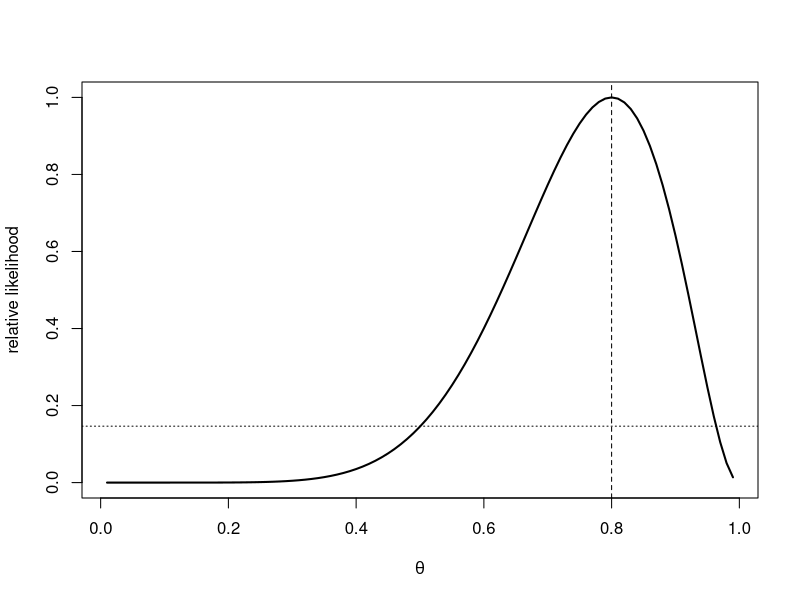
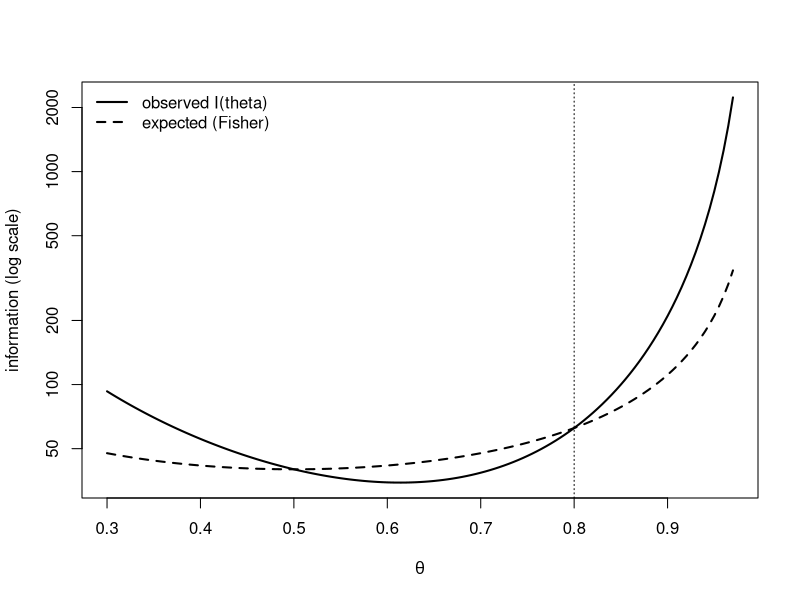

R code for these plots, in order:
# Session 3 — Likelihood, score and information
# Statistical Modelling (BAM), IE University --- Prof. Dae-Jin Lee (daelee@faculty.ie.edu)
# Plain-script version of 03-likelihood-basics.Rmd (same code). Run from this folder.

# ---- 1. Binomial likelihood: 8 successes in 10 trials ----------------------

n <- 10
y <- 8
theta <- seq(0.01, 0.99, by = 0.01)
lik <- dbinom(y, size = n, prob = theta)       # L(theta), up to a constant
rel_lik <- lik / max(lik)                       # relative likelihood L(theta) / L(theta_hat)

theta_hat <- y / n
theta_hat
integrate(function(t) dbinom(y, n, t), 0, 1)$value   # 1/(n+1), not 1

# Likelihood ratio: how much better does theta = 0.8 explain the data than theta = 0.5?
dbinom(y, n, 0.5) / dbinom(y, n, 0.8)

plot(theta, rel_lik, type = "l", lwd = 2,
     xlab = expression(theta), ylab = "relative likelihood")
abline(v = theta_hat, lty = 2)
abline(h = exp(-qchisq(0.95, 1) / 2), lty = 3)   # 0.147 cut-off (see 03-wald-score-lr)

# ---- 2. Score and observed vs expected information -------------------------

score    <- function(t) y / t - (n - y) / (1 - t)
obs_info <- function(t) y / t^2 + (n - y) / (1 - t)^2     # I(theta)  = -l''(theta)
exp_info <- function(t) n / (t * (1 - t))                 # Ii(theta) = E[I(theta)]

score(theta_hat)                                          # 0 at the MLE
c(observed = obs_info(theta_hat), expected = exp_info(theta_hat))
c(observed = obs_info(0.6), expected = exp_info(0.6))     # different away from the MLE

se <- 1 / sqrt(obs_info(theta_hat))                       # se = I(theta_hat)^(-1/2)
se

tt <- seq(0.3, 0.97, by = 0.005)
plot(tt, obs_info(tt), type = "l", lwd = 2, log = "y",
     xlab = expression(theta), ylab = "information (log scale)")
lines(tt, exp_info(tt), lwd = 2, lty = 2)
abline(v = theta_hat, lty = 3)
legend("topleft", c("observed I(theta)", "expected (Fisher)"), lty = 1:2, lwd = 2, bty = "n")

# ---- 3. Exponential model: air-conditioning failure times ------------------

data(aircondit, package = "boot")
y_ac <- aircondit$hours
n_ac <- length(y_ac)
y_ac

loglik_exp <- function(mu) -n_ac * log(mu) - sum(y_ac) / mu
mu_hat <- mean(y_ac)
mu_hat
optimize(loglik_exp, c(1, 1000), maximum = TRUE)$maximum   # numerical check

se_mu <- mu_hat / sqrt(n_ac)                                # I(mu_hat)^(-1/2)
se_mu

# Invariance: the MLE of the failure rate lambda = 1/mu is 1/mu_hat
c(rate_hat = 1 / mu_hat,
  rate_numerical = optimize(function(l) loglik_exp(1 / l), c(1e-4, 0.1), maximum = TRUE, tol = 1e-10)$maximum)

# ---- 4. Normal model with two parameters: New Haven temperatures -----------

data(nhtemp)
y_nh <- as.numeric(nhtemp)
n_nh <- length(y_nh)

mu_hat_nh     <- mean(y_nh)
sigma2_hat_nh <- mean((y_nh - mu_hat_nh)^2)       # MLE divides by n
c(n = n_nh, mu_hat = mu_hat_nh, sigma2_hat = sigma2_hat_nh,
  s2_unbiased = var(y_nh))                         # var() divides by n - 1

# Maximised log-likelihood: -n/2 log(2 pi sigma2_hat) - n/2
c(formula = -n_nh / 2 * log(2 * pi * sigma2_hat_nh) - n_nh / 2,
  dnorm_sum = sum(dnorm(y_nh, mu_hat_nh, sqrt(sigma2_hat_nh), log = TRUE)))

# Information matrix at the MLE, parameters (mu, sigma^2): diag(n / s2, n / (2 s2^2))
I_nh <- diag(c(n_nh / sigma2_hat_nh, n_nh / (2 * sigma2_hat_nh^2)))
sqrt(diag(solve(I_nh)))                             # se(mu_hat), se(sigma2_hat)

# ---- 5. The MLE of a variance is biased, but only by a factor (n-1)/n ------

set.seed(2027)
sims <- replicate(10000, {
  z <- rnorm(5, mean = 0, sd = 1)
  mean((z - mean(z))^2)
})
c(mean_of_mle = mean(sims), theory = (5 - 1) / 5)   # biased for n = 5 ...
(60 - 1) / 60                                        # ... negligible for n = 60
